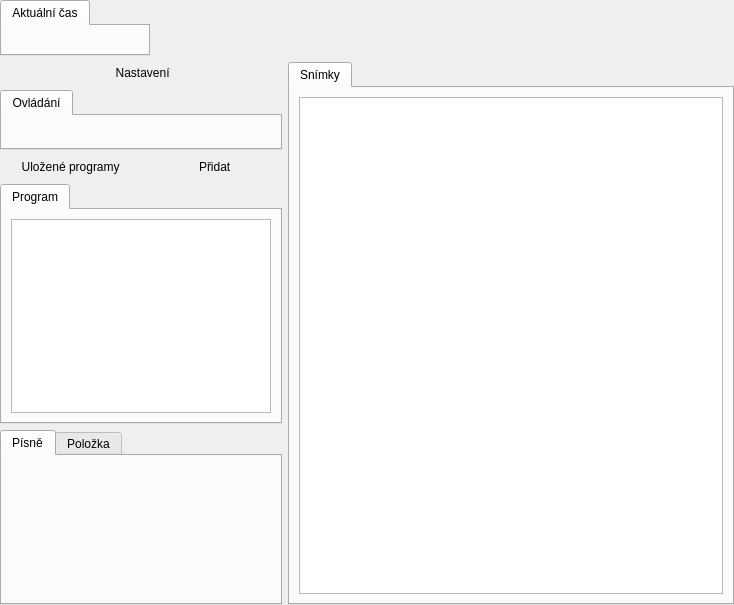
<?xml version="1.0" encoding="UTF-8"?>
<ui version="4.0">
 <class>MainWindow_PresentationMode</class>
 <widget class="QWidget" name="MainWindow_PresentationMode">
  <property name="geometry">
   <rect>
    <x>0</x>
    <y>0</y>
    <width>734</width>
    <height>605</height>
   </rect>
  </property>
  <property name="windowTitle">
   <string>Form</string>
  </property>
  <layout class="QVBoxLayout" name="verticalLayout">
   <property name="leftMargin">
    <number>0</number>
   </property>
   <property name="topMargin">
    <number>0</number>
   </property>
   <property name="rightMargin">
    <number>0</number>
   </property>
   <property name="bottomMargin">
    <number>0</number>
   </property>
   <item>
    <widget class="QWidget" name="wgtMenu" native="true">
     <layout class="QHBoxLayout" name="horizontalLayout_3">
      <property name="leftMargin">
       <number>0</number>
      </property>
      <property name="topMargin">
       <number>0</number>
      </property>
      <property name="rightMargin">
       <number>0</number>
      </property>
      <property name="bottomMargin">
       <number>0</number>
      </property>
      <item>
       <widget class="QTabWidget" name="twControls_2">
        <property name="sizePolicy">
         <sizepolicy hsizetype="Preferred" vsizetype="Preferred">
          <horstretch>0</horstretch>
          <verstretch>0</verstretch>
         </sizepolicy>
        </property>
        <property name="minimumSize">
         <size>
          <width>150</width>
          <height>0</height>
         </size>
        </property>
        <property name="currentIndex">
         <number>0</number>
        </property>
        <widget class="QWidget" name="tab_9">
         <attribute name="icon">
          <iconset resource="../../res/resources.qrc">
           <normaloff>:/icons/16/Clock_16px.png</normaloff>:/icons/16/Clock_16px.png</iconset>
         </attribute>
         <attribute name="title">
          <string>Aktuální čas</string>
         </attribute>
         <layout class="QHBoxLayout" name="horizontalLayout_7">
          <property name="leftMargin">
           <number>4</number>
          </property>
          <property name="topMargin">
           <number>4</number>
          </property>
          <property name="rightMargin">
           <number>4</number>
          </property>
          <property name="bottomMargin">
           <number>4</number>
          </property>
          <item>
           <widget class="QLabel" name="lblCurrentTime">
            <property name="font">
             <font>
              <pointsize>12</pointsize>
              <weight>75</weight>
              <bold>true</bold>
             </font>
            </property>
            <property name="alignment">
             <set>Qt::AlignCenter</set>
            </property>
           </widget>
          </item>
         </layout>
        </widget>
       </widget>
      </item>
      <item>
       <spacer name="horizontalSpacer">
        <property name="orientation">
         <enum>Qt::Horizontal</enum>
        </property>
        <property name="sizeHint" stdset="0">
         <size>
          <width>40</width>
          <height>20</height>
         </size>
        </property>
       </spacer>
      </item>
     </layout>
    </widget>
   </item>
   <item>
    <layout class="QHBoxLayout" name="horizontalLayout">
     <item>
      <layout class="QVBoxLayout" name="verticalLayout_3">
       <item>
        <widget class="QWidget" name="twControlsCorner" native="true">
         <layout class="QHBoxLayout" name="horizontalLayout_6">
          <property name="leftMargin">
           <number>0</number>
          </property>
          <property name="topMargin">
           <number>0</number>
          </property>
          <property name="rightMargin">
           <number>0</number>
          </property>
          <property name="bottomMargin">
           <number>0</number>
          </property>
          <item>
           <widget class="QPushButton" name="btnSettings">
            <property name="text">
             <string> Nastavení</string>
            </property>
            <property name="icon">
             <iconset resource="../../res/resources.qrc">
              <normaloff>:/icons/16/Settings_16px.png</normaloff>:/icons/16/Settings_16px.png</iconset>
            </property>
            <property name="flat">
             <bool>true</bool>
            </property>
           </widget>
          </item>
         </layout>
        </widget>
       </item>
       <item>
        <widget class="QTabWidget" name="twControls">
         <property name="sizePolicy">
          <sizepolicy hsizetype="Preferred" vsizetype="Preferred">
           <horstretch>0</horstretch>
           <verstretch>0</verstretch>
          </sizepolicy>
         </property>
         <property name="currentIndex">
          <number>0</number>
         </property>
         <widget class="QWidget" name="tab_8">
          <attribute name="icon">
           <iconset resource="../../res/resources.qrc">
            <normaloff>:/icons/16/Presentation_16px.png</normaloff>:/icons/16/Presentation_16px.png</iconset>
          </attribute>
          <attribute name="title">
           <string>Ovládání</string>
          </attribute>
          <layout class="QHBoxLayout" name="horizontalLayout_5">
           <property name="leftMargin">
            <number>4</number>
           </property>
           <property name="topMargin">
            <number>4</number>
           </property>
           <property name="rightMargin">
            <number>4</number>
           </property>
           <property name="bottomMargin">
            <number>4</number>
           </property>
           <item>
            <widget class="QPushButton" name="btnEnableProjection">
             <property name="toolTip">
              <string>Promítat</string>
             </property>
             <property name="icon">
              <iconset resource="../../res/resources.qrc">
               <normaloff>:/icons/32/Video Projector_32px.png</normaloff>:/icons/32/Video Projector_32px.png</iconset>
             </property>
             <property name="iconSize">
              <size>
               <width>32</width>
               <height>32</height>
              </size>
             </property>
             <property name="checkable">
              <bool>true</bool>
             </property>
             <property name="flat">
              <bool>true</bool>
             </property>
            </widget>
           </item>
           <item>
            <widget class="QPushButton" name="btnPreviousPresentation">
             <property name="toolTip">
              <string>Předchozí prezentace</string>
             </property>
             <property name="icon">
              <iconset resource="../../res/resources.qrc">
               <normaloff>:/icons/32/Skip to Start_32px.png</normaloff>:/icons/32/Skip to Start_32px.png</iconset>
             </property>
             <property name="iconSize">
              <size>
               <width>32</width>
               <height>32</height>
              </size>
             </property>
             <property name="flat">
              <bool>true</bool>
             </property>
            </widget>
           </item>
           <item>
            <widget class="QPushButton" name="btnPreviousSlide">
             <property name="toolTip">
              <string>Předchozí snímek</string>
             </property>
             <property name="icon">
              <iconset resource="../../res/resources.qrc">
               <normaloff>:/icons/32/Sort Left_32px.png</normaloff>:/icons/32/Sort Left_32px.png</iconset>
             </property>
             <property name="iconSize">
              <size>
               <width>32</width>
               <height>32</height>
              </size>
             </property>
             <property name="flat">
              <bool>true</bool>
             </property>
            </widget>
           </item>
           <item>
            <widget class="QPushButton" name="btnNextSlide">
             <property name="toolTip">
              <string>Další snímek</string>
             </property>
             <property name="icon">
              <iconset resource="../../res/resources.qrc">
               <normaloff>:/icons/32/Sort Right_32px.png</normaloff>:/icons/32/Sort Right_32px.png</iconset>
             </property>
             <property name="iconSize">
              <size>
               <width>32</width>
               <height>32</height>
              </size>
             </property>
             <property name="flat">
              <bool>true</bool>
             </property>
            </widget>
           </item>
           <item>
            <widget class="QPushButton" name="btnNextPresentation">
             <property name="toolTip">
              <string>Další prezentace</string>
             </property>
             <property name="icon">
              <iconset resource="../../res/resources.qrc">
               <normaloff>:/icons/32/End_32px.png</normaloff>:/icons/32/End_32px.png</iconset>
             </property>
             <property name="iconSize">
              <size>
               <width>32</width>
               <height>32</height>
              </size>
             </property>
             <property name="flat">
              <bool>true</bool>
             </property>
            </widget>
           </item>
           <item>
            <widget class="QPushButton" name="btnBlackScreen">
             <property name="toolTip">
              <string>Černá obrazovka</string>
             </property>
             <property name="icon">
              <iconset resource="../../res/resources.qrc">
               <normaloff>:/icons/32/TV Off_32px.png</normaloff>:/icons/32/TV Off_32px.png</iconset>
             </property>
             <property name="iconSize">
              <size>
               <width>32</width>
               <height>32</height>
              </size>
             </property>
             <property name="checkable">
              <bool>true</bool>
             </property>
             <property name="flat">
              <bool>true</bool>
             </property>
            </widget>
           </item>
          </layout>
         </widget>
        </widget>
       </item>
       <item>
        <widget class="QWidget" name="twPlaylistCorner" native="true">
         <layout class="QHBoxLayout" name="horizontalLayout_4">
          <property name="leftMargin">
           <number>0</number>
          </property>
          <property name="topMargin">
           <number>0</number>
          </property>
          <property name="rightMargin">
           <number>0</number>
          </property>
          <property name="bottomMargin">
           <number>0</number>
          </property>
          <item>
           <widget class="QPushButton" name="btnAddPresentation_2">
            <property name="text">
             <string> Uložené programy</string>
            </property>
            <property name="icon">
             <iconset resource="../../res/resources.qrc">
              <normaloff>:/icons/16/Folder_16px.png</normaloff>:/icons/16/Folder_16px.png</iconset>
            </property>
            <property name="flat">
             <bool>true</bool>
            </property>
           </widget>
          </item>
          <item>
           <widget class="QPushButton" name="btnAddPresentation">
            <property name="text">
             <string> Přidat</string>
            </property>
            <property name="icon">
             <iconset resource="../../res/resources.qrc">
              <normaloff>:/icons/16/Plus_16px.png</normaloff>:/icons/16/Plus_16px.png</iconset>
            </property>
            <property name="flat">
             <bool>true</bool>
            </property>
           </widget>
          </item>
         </layout>
        </widget>
       </item>
       <item>
        <widget class="QTabWidget" name="twPlaylist">
         <property name="sizePolicy">
          <sizepolicy hsizetype="Preferred" vsizetype="Expanding">
           <horstretch>0</horstretch>
           <verstretch>0</verstretch>
          </sizepolicy>
         </property>
         <property name="currentIndex">
          <number>0</number>
         </property>
         <widget class="QWidget" name="tab">
          <attribute name="icon">
           <iconset resource="../../res/resources.qrc">
            <normaloff>:/icons/16/Timeline_16px.png</normaloff>:/icons/16/Timeline_16px.png</iconset>
          </attribute>
          <attribute name="title">
           <string>Program</string>
          </attribute>
          <layout class="QVBoxLayout" name="verticalLayout_2">
           <item>
            <widget class="QTreeView" name="tvPlaylist">
             <property name="contextMenuPolicy">
              <enum>Qt::CustomContextMenu</enum>
             </property>
             <property name="acceptDrops">
              <bool>true</bool>
             </property>
             <property name="frameShadow">
              <enum>QFrame::Plain</enum>
             </property>
             <property name="dragEnabled">
              <bool>true</bool>
             </property>
             <property name="dragDropMode">
              <enum>QAbstractItemView::DragDrop</enum>
             </property>
             <property name="defaultDropAction">
              <enum>Qt::LinkAction</enum>
             </property>
             <property name="alternatingRowColors">
              <bool>true</bool>
             </property>
             <property name="selectionMode">
              <enum>QAbstractItemView::ExtendedSelection</enum>
             </property>
             <property name="rootIsDecorated">
              <bool>false</bool>
             </property>
             <property name="uniformRowHeights">
              <bool>true</bool>
             </property>
             <property name="itemsExpandable">
              <bool>false</bool>
             </property>
             <property name="allColumnsShowFocus">
              <bool>true</bool>
             </property>
             <property name="headerHidden">
              <bool>true</bool>
             </property>
             <property name="expandsOnDoubleClick">
              <bool>false</bool>
             </property>
             <attribute name="headerMinimumSectionSize">
              <number>20</number>
             </attribute>
            </widget>
           </item>
          </layout>
         </widget>
        </widget>
       </item>
       <item>
        <widget class="QTabWidget" name="twLeftBottom">
         <property name="sizePolicy">
          <sizepolicy hsizetype="Preferred" vsizetype="Expanding">
           <horstretch>0</horstretch>
           <verstretch>0</verstretch>
          </sizepolicy>
         </property>
         <property name="currentIndex">
          <number>0</number>
         </property>
         <widget class="QWidget" name="tabSongList">
          <attribute name="icon">
           <iconset resource="../../res/resources.qrc">
            <normaloff>:/icons/16/Musical Notes_16px.png</normaloff>:/icons/16/Musical Notes_16px.png</iconset>
          </attribute>
          <attribute name="title">
           <string>Písně</string>
          </attribute>
          <layout class="QVBoxLayout" name="_2">
           <item>
            <widget class="SongListWidget" name="wgtSongList" native="true"/>
           </item>
          </layout>
         </widget>
         <widget class="QWidget" name="tabPresentationProperties">
          <attribute name="icon">
           <iconset resource="../../res/resources.qrc">
            <normaloff>:/icons/16/New Property_16px.png</normaloff>:/icons/16/New Property_16px.png</iconset>
          </attribute>
          <attribute name="title">
           <string>Položka</string>
          </attribute>
          <layout class="QVBoxLayout" name="verticalLayout_8">
           <property name="leftMargin">
            <number>0</number>
           </property>
           <property name="topMargin">
            <number>0</number>
           </property>
           <property name="rightMargin">
            <number>0</number>
           </property>
           <property name="bottomMargin">
            <number>0</number>
           </property>
           <item>
            <widget class="QScrollArea" name="saPresentationProperties">
             <property name="styleSheet">
              <string notr="true">#saPresentationProperties,
#PresentationPropertiesWidget
{
	background: palette(base);
}</string>
             </property>
             <property name="frameShape">
              <enum>QFrame::NoFrame</enum>
             </property>
             <property name="widgetResizable">
              <bool>true</bool>
             </property>
             <widget class="QWidget" name="scrollAreaWidgetContents">
              <property name="geometry">
               <rect>
                <x>0</x>
                <y>0</y>
                <width>302</width>
                <height>119</height>
               </rect>
              </property>
              <layout class="QVBoxLayout" name="verticalLayout_9"/>
             </widget>
            </widget>
           </item>
          </layout>
         </widget>
        </widget>
       </item>
      </layout>
     </item>
     <item>
      <layout class="QVBoxLayout" name="verticalLayout_6">
       <property name="topMargin">
        <number>0</number>
       </property>
       <item>
        <widget class="QTabWidget" name="tabWidget_2">
         <widget class="QWidget" name="tab_5">
          <attribute name="icon">
           <iconset resource="../../res/resources.qrc">
            <normaloff>:/icons/16/Mockup_16px.png</normaloff>:/icons/16/Mockup_16px.png</iconset>
          </attribute>
          <attribute name="title">
           <string>Snímky</string>
          </attribute>
          <layout class="QVBoxLayout" name="verticalLayout_5">
           <item>
            <widget class="QTreeView" name="tvSlides">
             <property name="frameShadow">
              <enum>QFrame::Plain</enum>
             </property>
             <property name="alternatingRowColors">
              <bool>true</bool>
             </property>
             <property name="rootIsDecorated">
              <bool>false</bool>
             </property>
             <property name="itemsExpandable">
              <bool>false</bool>
             </property>
             <property name="allColumnsShowFocus">
              <bool>true</bool>
             </property>
            </widget>
           </item>
          </layout>
         </widget>
        </widget>
       </item>
      </layout>
     </item>
    </layout>
   </item>
  </layout>
  <action name="actionAddPowerpointPresentation">
   <property name="icon">
    <iconset resource="../../res/resources.qrc">
     <normaloff>:/icons/16/Microsoft PowerPoint_16px.png</normaloff>:/icons/16/Microsoft PowerPoint_16px.png</iconset>
   </property>
   <property name="text">
    <string>PowerPoint prezentace</string>
   </property>
  </action>
  <action name="actionDeletePresentation">
   <property name="icon">
    <iconset resource="../../res/resources.qrc">
     <normaloff>:/icons/16/Trash Can_16px.png</normaloff>:/icons/16/Trash Can_16px.png</iconset>
   </property>
   <property name="text">
    <string>Smazat</string>
   </property>
   <property name="shortcutVisibleInContextMenu">
    <bool>true</bool>
   </property>
  </action>
  <action name="actionAddBlackScreen">
   <property name="icon">
    <iconset resource="../../res/resources.qrc">
     <normaloff>:/icons/16/TV Off_16px.png</normaloff>:/icons/16/TV Off_16px.png</iconset>
   </property>
   <property name="text">
    <string>Černá obrazovka</string>
   </property>
  </action>
  <action name="actionAddSong">
   <property name="icon">
    <iconset resource="../../res/resources.qrc">
     <normaloff>:/icons/16/Musical Notes_16px.png</normaloff>:/icons/16/Musical Notes_16px.png</iconset>
   </property>
   <property name="text">
    <string>Píseň</string>
   </property>
  </action>
 </widget>
 <customwidgets>
  <customwidget>
   <class>SongListWidget</class>
   <extends>QWidget</extends>
   <header>wgt/songlistwidget.h</header>
   <container>1</container>
   <slots>
    <signal>sigItemActivated(qlonglong)</signal>
   </slots>
  </customwidget>
 </customwidgets>
 <resources>
  <include location="../../res/resources.qrc"/>
 </resources>
 <connections/>
</ui>
